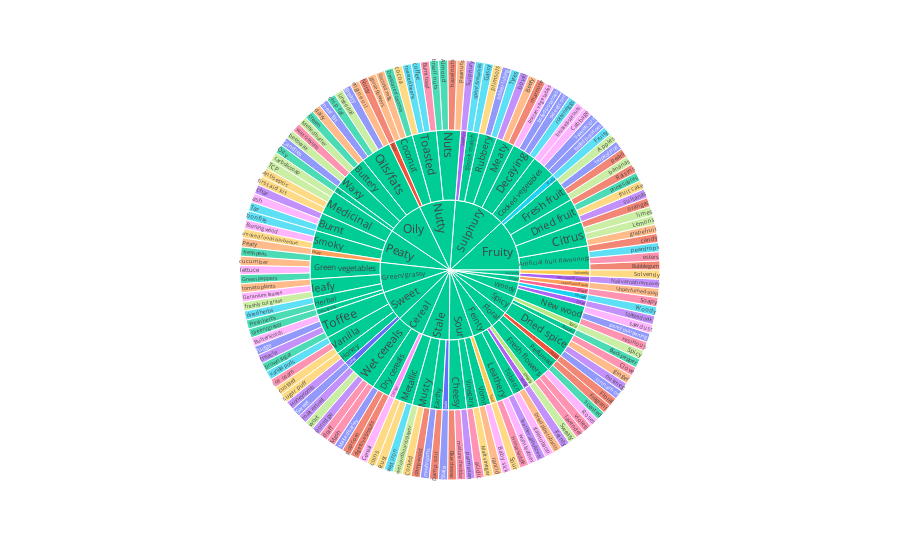

Notebook code cell kept with this figure:
### Code cell
import plotly.express as px 
  
df = px.data.tips() 
  
fig = px.sunburst(Research_data, path=['OSA', 'OQ', 'OD'],  
                  values='match', color='OD') 
fig.show()

### Figure 1 — Plotly figure (JSON) as saved in the notebook; plotly's stock layout.template omitted (floating-point values rounded to 4 significant figures; data arrays with more than 128 entries replaced by an {"elided": "..."} marker saying what was removed)
{"data": [{"branchvalues": "total", "customdata": {"elided": "218x1 str values"}, "domain": {"x": [0, 1], "y": [0, 1]}, "hovertemplate": "labels=%{label}<br>match=%{value}<br>parent=%{parent}<br>id=%{id}<br>OD=%{customdata[0]}<extra></extra>", "ids": {"elided": "218 str values"}, "labels": {"elided": "218 str values"}, "marker": {"colors": {"elided": "218 str values"}}, "name": "", "parents": {"elided": "218 str values"}, "type": "sunburst", "values": {"elided": "218 int values"}}], "layout": {"legend": {"tracegroupgap": 0}, "margin": {"t": 60}}}
